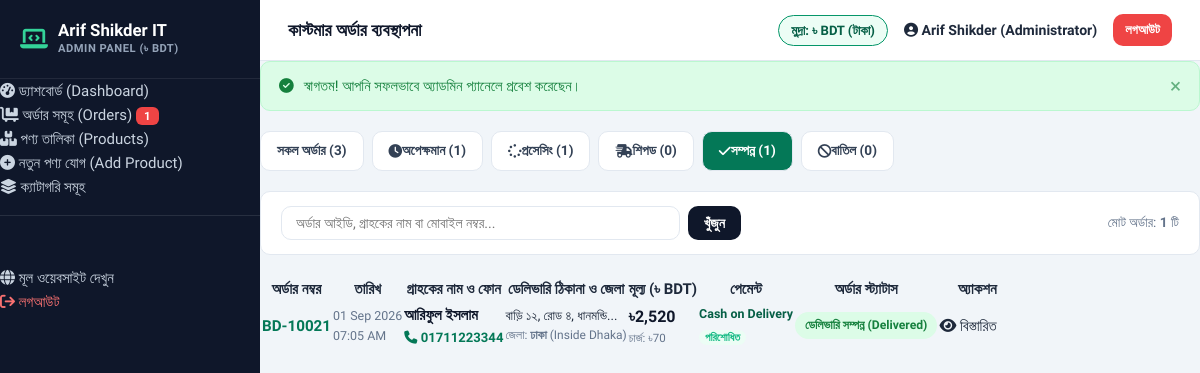
/admin/orders.php?status=delivered (signed in), run on the app's committed database.
### tables this page shows
CREATE TABLE IF NOT EXISTS `orders` (
  `id` int(11) NOT NULL AUTO_INCREMENT,
  `order_number` varchar(50) NOT NULL UNIQUE,
  `customer_name` varchar(100) NOT NULL,
  `customer_phone` varchar(20) NOT NULL,
  `customer_alt_phone` varchar(20) DEFAULT NULL,
  `customer_email` varchar(100) DEFAULT NULL,
  `address` text NOT NULL,
  `delivery_address` text DEFAULT NULL,
  `district` varchar(50) NOT NULL,
  `delivery_area` varchar(50) NOT NULL,
  `subtotal` decimal(10,2) DEFAULT 0.00,
  `delivery_charge` decimal(10,2) NOT NULL,
  `discount_amount` decimal(10,2) DEFAULT 0.00,
  `total_amount` decimal(10,2) NOT NULL,
  `payment_method` varchar(50) DEFAULT 'Cash on Delivery',
  `payment_status` varchar(20) DEFAULT 'unpaid',
  `order_notes` text DEFAULT NULL,
  `status` varchar(50) DEFAULT 'Pending',
  `order_status` varchar(50) DEFAULT 'pending',
  `created_at` timestamp DEFAULT CURRENT_TIMESTAMP,
  PRIMARY KEY (`id`)
);

### admin/orders.php (the view, shortened to what this page needs)
<?php
require_once __DIR__ . '/includes/header.php';
$pdo = get_db_connection();
$statusFilter = trim($_GET['status'] ?? '');
$search = trim($_GET['q'] ?? '');
$where = ["1=1"];
$params = [];
if (!empty($statusFilter)) {
    $where[] = "order_status = ?";
    $params[] = $statusFilter;
}
$whereSql = implode(' AND ', $where);
$orders = [];
try {
    $stmt = $pdo->prepare("SELECT * FROM orders WHERE {$whereSql} ORDER BY id DESC");
    $stmt->execute($params);
    $orders = $stmt->fetchAll();
} catch (Exception $e) {}
$counts = ['all' => 0, 'pending' => 0, 'processing' => 0, 'shipped' => 0, 'delivered' => 0, 'cancelled' => 0];
try {
    $cStmt = $pdo->query("SELECT order_status, COUNT(*) as cnt FROM orders GROUP BY order_status");
    $rawCounts = $cStmt->fetchAll();
    foreach ($rawCounts as $rc) {
        $st = $rc['order_status'];
        if (isset($counts[$st])) {
            $counts[$st] = (int)$rc['cnt'];
        }
        $counts['all'] += (int)$rc['cnt'];
    }
} catch (Exception $e) {}
?>
<div style="display: flex; gap: 8px; flex-wrap: wrap; margin-bottom: 20px;">
    <a href="/admin/orders.php" class="btn-buy-now <?= empty($statusFilter) ? '' : '' ?>" style="background: <?= empty($statusFilter) ? 'var(--secondary)' : '#ffffff' ?>; color: <?= empty($statusFilter) ? '#ffffff' : '#334155' ?>; border: 1px solid var(--border-color); padding: 8px 16px; font-size: 0.85rem;">
        সকল অর্ডার (<?= $counts['all'] ?>)
    </a>
    <a href="/admin/orders.php?status=pending" class="btn-buy-now" style="background: <?= $statusFilter === 'pending' ? '#d97706' : '#ffffff' ?>; color: <?= $statusFilter === 'pending' ? '#ffffff' : '#334155' ?>; border: 1px solid var(--border-color); padding: 8px 16px; font-size: 0.85rem;">
        <i class="fa-solid fa-clock"></i> অপেক্ষমান (<?= $counts['pending'] ?>)
    </a>
    <a href="/admin/orders.php?status=processing" class="btn-buy-now" style="background: <?= $statusFilter === 'processing' ? '#2563eb' : '#ffffff' ?>; color: <?= $statusFilter === 'processing' ? '#ffffff' : '#334155' ?>; border: 1px solid var(--border-color); padding: 8px 16px; font-size: 0.85rem;">
        <i class="fa-solid fa-spinner"></i> প্রসেসিং (<?= $counts['processing'] ?>)
    </a>
    <a href="/admin/orders.php?status=shipped" class="btn-buy-now" style="background: <?= $statusFilter === 'shipped' ? '#9333ea' : '#ffffff' ?>; color: <?= $statusFilter === 'shipped' ? '#ffffff' : '#334155' ?>; border: 1px solid var(--border-color); padding: 8px 16px; font-size: 0.85rem;">
        <i class="fa-solid fa-truck-fast"></i> শিপড (<?= $counts['shipped'] ?>)
    </a>
    <a href="/admin/orders.php?status=delivered" class="btn-buy-now" style="background: <?= $statusFilter === 'delivered' ? '#047857' : '#ffffff' ?>; color: <?= $statusFilter === 'delivered' ? '#ffffff' : '#334155' ?>; border: 1px solid var(--border-color); padding: 8px 16px; font-size: 0.85rem;">
        <i class="fa-solid fa-check"></i> সম্পন্ন (<?= $counts['delivered'] ?>)
    </a>
    <a href="/admin/orders.php?status=cancelled" class="btn-buy-now" style="background: <?= $statusFilter === 'cancelled' ? '#ef4444' : '#ffffff' ?>; color: <?= $statusFilter === 'cancelled' ? '#ffffff' : '#334155' ?>; border: 1px solid var(--border-color); padding: 8px 16px; font-size: 0.85rem;">
        <i class="fa-solid fa-ban"></i> বাতিল (<?= $counts['cancelled'] ?>)
    </a>
</div>
<div style="background: #ffffff; padding: 14px 20px; border-radius: var(--radius-md); border: 1px solid var(--border-color); margin-bottom: 20px; display: flex; justify-content: space-between; align-items: center; flex-wrap: wrap; gap: 12px;">
    <form action="/admin/orders.php" method="GET" style="display: flex; gap: 8px; width: 100%; max-width: 460px;">
        <input type="text" name="q" class="form-control" placeholder="অর্ডার আইডি, গ্রাহকের নাম বা মোবাইল নম্বর..." value="<?= htmlspecialchars($search) ?>" style="padding: 8px 14px; font-size: 0.88rem;">
        <button type="submit" class="btn-buy-now" style="background: var(--secondary); color: #fff; padding: 8px 16px;">খুঁজুন</button>
    </form>
    <div style="font-size: 0.85rem; color: var(--text-muted);">
        মোট অর্ডার: <strong><?= count($orders) ?></strong> টি
    </div>
</div>
<div class="admin-table-card">
    <?php if (empty($orders)): ?>
        <div style="padding: 50px 20px; text-align: center; color: var(--text-muted);">
            <i class="fa-solid fa-receipt" style="font-size: 3rem; color: #cbd5e1; margin-bottom: 12px;"></i>
            <h4>কোনো অর্ডার পাওয়া যায়নি</h4>
        </div>
    <?php else: ?>
        <div style="overflow-x: auto;">
            <table class="admin-table">
                <thead>
                    <tr>
                        <th>অর্ডার নম্বর</th>
                        <th>তারিখ</th>
                        <th>গ্রাহকের নাম ও ফোন</th>
                        <th>ডেলিভারি ঠিকানা ও জেলা</th>
                        <th>মূল্য (৳ BDT)</th>
                        <th>পেমেন্ট</th>
                        <th>অর্ডার স্ট্যাটাস</th>
                        <th style="text-align: right;">অ্যাকশন</th>
                    </tr>
                </thead>
                <tbody>
                    <?php foreach ($orders as $o): ?>
                        <tr>
                            <td>
                                <a href="/admin/order-details.php?id=<?= $o['id'] ?>" style="font-weight: 700; color: var(--primary); font-size: 0.95rem;">
                                    <?= htmlspecialchars($o['order_number']) ?>
                                </a>
                            </td>
                            <td style="font-size: 0.78rem; color: var(--text-muted); white-space: nowrap;">
                                <?= date('d M Y', strtotime($o['created_at'])) ?><br>
                                <?= date('h:i A', strtotime($o['created_at'])) ?>
                            </td>
                            <td>
                                <div style="font-weight: 700; color: var(--secondary);"><?= htmlspecialchars($o['customer_name']) ?></div>
                                <div style="font-size: 0.82rem; color: #047857; font-weight: 600;">
                                    <i class="fa-solid fa-phone"></i> <?= htmlspecialchars($o['customer_phone']) ?>
                                </div>
                            </td>
                            <td>
                                <div style="font-size: 0.82rem; max-width: 220px; line-height: 1.3;">
                                    <?= htmlspecialchars(mb_substr($o['delivery_address'], 0, 45, 'UTF-8')) ?>...
                                </div>
                                <div style="font-size: 0.75rem; color: var(--text-muted); margin-top: 2px;">
                                    জেলা: <strong><?= htmlspecialchars($o['district']) ?></strong> (<?= htmlspecialchars($o['delivery_area']) ?>)
                                </div>
                            </td>
                            <td>
                                <div style="font-weight: 800; color: var(--secondary); font-size: 1rem;">
                                    <?= format_bdt($o['total_amount']) ?>
                                </div>
                                <div style="font-size: 0.72rem; color: var(--text-muted);">
                                    চার্জ: ৳<?= (int)$o['delivery_charge'] ?>
                                </div>
                            </td>
                            <td>
                                <span style="font-size: 0.78rem; font-weight: 600; display: block; color: #065f46;">
                                    <?= strtoupper($o['payment_method']) === 'COD' ? 'ক্যাশ অন ডেলিভারি' : htmlspecialchars($o['payment_method']) ?>
                                </span>
                                <span class="stock-pill <?= $o['payment_status'] === 'paid' ? 'in-stock' : 'out-stock' ?>" style="font-size: 0.68rem; padding: 1px 6px;">
                                    <?= $o['payment_status'] === 'paid' ? 'পরিশোধিত' : 'অপরিশোধিত' ?>
                                </span>
                            </td>
                            <td>
                                <span class="status-badge status-<?= $o['order_status'] ?>">
                                    <?= get_status_label_bn($o['order_status']) ?>
                                </span>
                            </td>
                            <td style="text-align: right; white-space: nowrap;">
                                <a href="/admin/order-details.php?id=<?= $o['id'] ?>" class="admin-action-btn btn-view">
                                    <i class="fa-solid fa-eye"></i> বিস্তারিত
                                </a>
                            </td>
                        </tr>
                    <?php endforeach; ?>
                </tbody>
            </table>
        </div>
    <?php endif; ?>
</div>
<?php require_once __DIR__ . '/includes/footer.php'; ?>

### assets/css/style.css (style rules this page uses)
:root { --primary: #047857; --primary-hover: #065f46; --primary-light: #ecfdf5; --primary-dark: #064e3b; --accent: #f59e0b; --accent-hover: #d97706; --secondary: #0f172a; --text-main: #1e293b; --text-muted: #64748b; --text-light: #94a3b8; --bg-page: #f8fafc; --bg-card: #ffffff; --border-color: #e2e8f0; --border-light: #f1f5f9; --danger: #ef4444; --danger-light: #fef2f2; --success: #10b981; --success-light: #ecfdf5; --shadow-sm: 0 1px 2px 0 rgba(0, 0, 0, 0.05); --shadow-md: 0 4px 6px -1px rgba(0, 0, 0, 0.08), 0 2px 4px -2px rgba(0, 0, 0, 0.05); --shadow-lg: 0 10px 15px -3px rgba(0, 0, 0, 0.08), 0 4px 6px -4px rgba(0, 0, 0, 0.04); --shadow-xl: 0 20px 25px -5px rgba(0, 0, 0, 0.1), 0 8px 10px -6px rgba(0, 0, 0, 0.04); --radius-sm: 6px; --radius-md: 10px; --radius-lg: 16px; --radius-pill: 9999px; --transition: all 0.2s ease-in-out; --container-max: 1240px; }
*, *::before, *::after { box-sizing: border-box; margin: 0; padding: 0; }
body { font-family: 'Hind Siliguri', -apple-system, BlinkMacSystemFont, "Segoe UI", Roboto, "Helvetica Neue", Arial, sans-serif; background-color: var(--bg-page); color: var(--text-main); line-height: 1.6; font-size: 15px; -webkit-font-smoothing: antialiased; }
a { color: inherit; text-decoration: none; transition: var(--transition); }
button, input, select, textarea { font-family: inherit; font-size: inherit; }
.btn-buy-now { background: var(--accent); color: #1e293b; border: none; font-weight: 700; font-size: 0.88rem; padding: 9px 14px; border-radius: var(--radius-md); cursor: pointer; display: inline-flex; align-items: center; justify-content: center; transition: var(--transition); }
.stock-pill { font-size: 0.8rem; font-weight: 700; padding: 3px 10px; border-radius: var(--radius-pill); }
.in-stock { background: var(--success-light); color: var(--success); }
.form-control { width: 100%; padding: 11px 14px; border: 1.5px solid var(--border-color); border-radius: var(--radius-md); outline: none; transition: var(--transition); color: var(--text-main); background: #fff; }
.status-badge { display: inline-block; padding: 4px 10px; border-radius: var(--radius-pill); font-size: 0.76rem; font-weight: 700; }
.status-delivered { background: #dcfce7; color: #15803d; }

### data on the page
orders: order_number "BD-10021", created_at "01 Sep 2026", created_at "07:05 AM", customer_name "আরিফুল ইসলাম", customer_phone "01711223344", delivery_address "বাড়ি ১২, রোড ৪, ধানমন্ডি", district "ঢাকা", delivery_area "Inside Dhaka", total_amount "৳2,520", delivery_charge "70", payment_method "Cash on Delivery", payment_status "পরিশোধিত", order_status "ডেলিভারি সম্পন্ন (Delivered)"

### other printed values
$pendingOrdersCount "1"
$adminHeaderTitle "কাস্টমার অর্ডার ব্যবস্থাপনা"
$currentAdmin['name'] "Arif Shikder (Administrator)"
$flash['message'] "স্বাগতম! আপনি সফলভাবে অ্যাডমিন প্যানেলে প্রবেশ করেছেন।"
$counts['all'] "3"
$counts['pending'] "1"
$counts['processing'] "1"
$counts['shipped'] "0"
$counts['delivered'] "1"
$counts['cancelled'] "0"
count($orders) "1"
